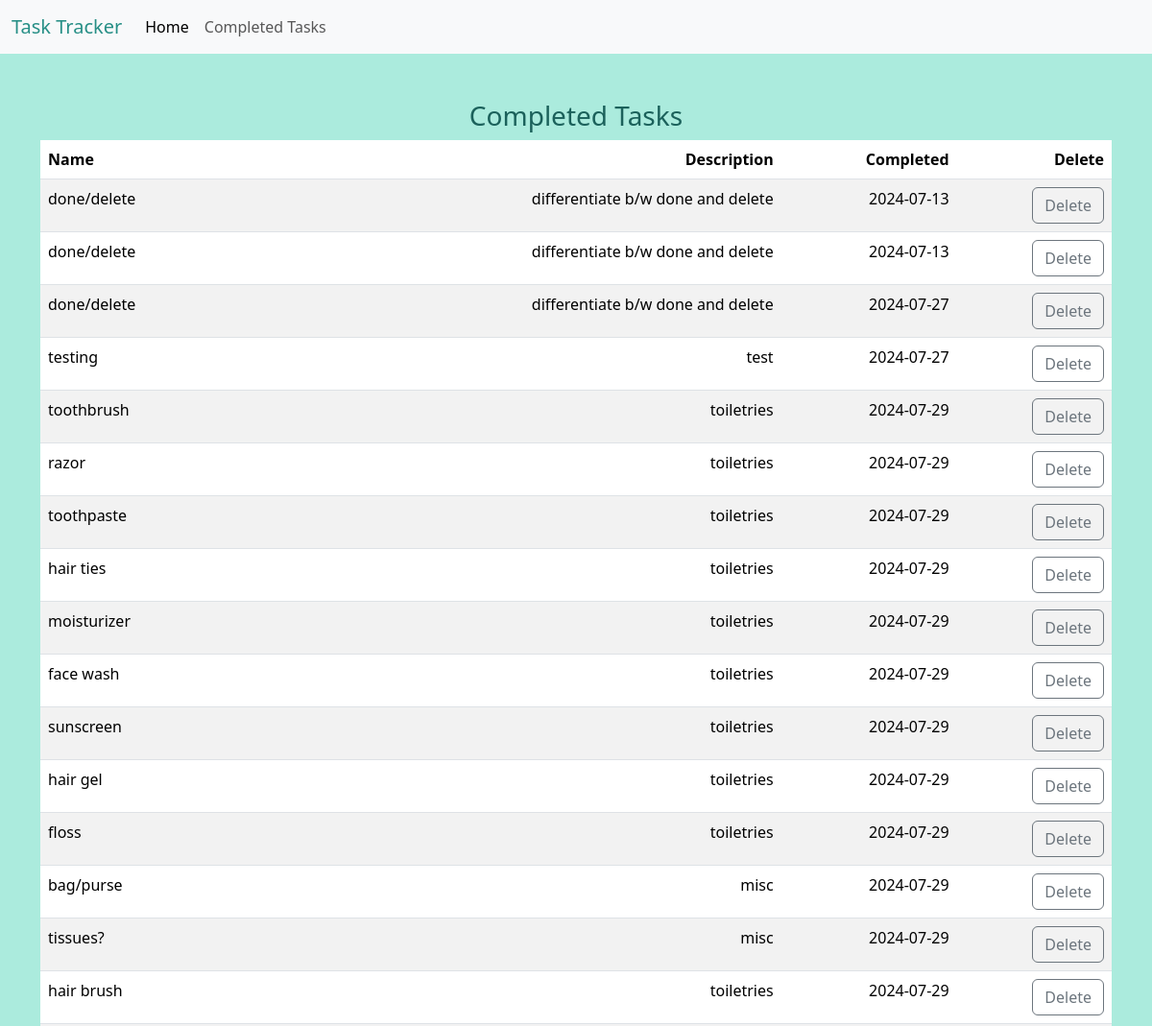
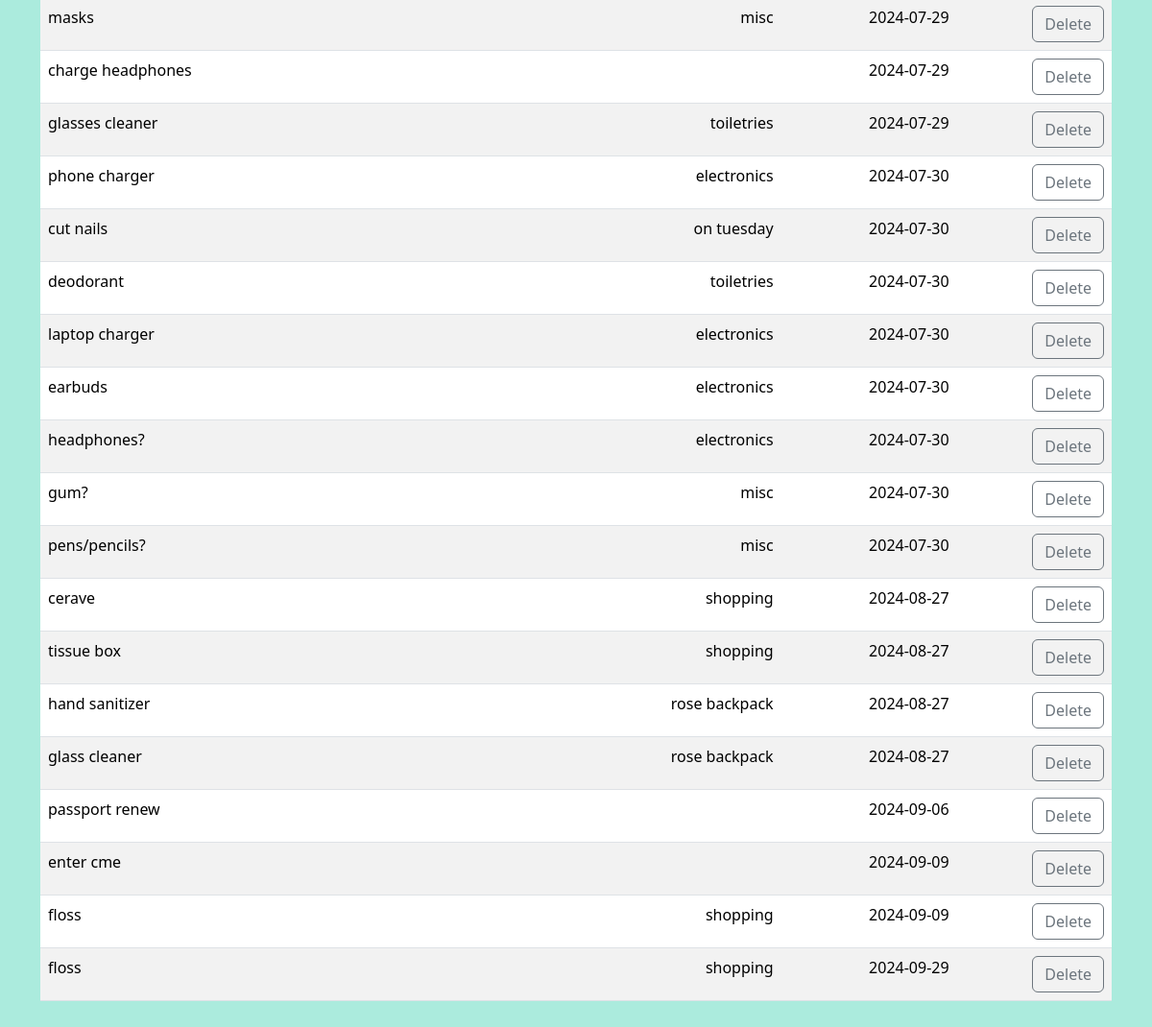
The app's page /history with its own data (2 pictures, top to bottom).
### tables this page shows
CREATE TABLE history (
id INTEGER PRIMARY KEY AUTOINCREMENT NOT NULL,
name TEXT,
description TEXT,
time TIMESTAMP DEFAULT CURRENT_TIMESTAMP
);

### app.py (the view)
@app.route("/history")
def history():
    history = db.execute("SELECT * FROM history ORDER BY time ASC")
    return render_template("history.html", history=history)

### templates/history.html (shortened to what this page needs)
{% extends "layout.html" %}
{% block main %}
<h3> Completed Tasks </h3>
    <table class="table table-striped">
        <thead>
            <tr>
                <th class="text-start">Name</th>
                <th class="text-end">Description</th>
                <th class="text-end">Completed</th>
                <th class="text-end">Delete</th>
            </tr>
        </thead>
        <tbody>
            {% for task in history %}
            <tr>
                <td class="text-start">
                    {{ task.1 }}
                </td>
                <td class="text-end">
                    {{ task.2 }}
                </td>
                <td class="text-end">
                    {{ task.3 }}
                </td>
                <td class="text-end">
                    <form action="/deleteHistory" method="post">
                        <button class="btn btn-outline-secondary" type="submit">Delete</button>
                    </form>
                </td>
            </tr>
            {% endfor %}
        </tbody>
    </table>
{% endblock %}

### templates/layout.html (shortened to what this page needs)
<!DOCTYPE html>
<html lang="en">
    <head>
        <link href="https://cdn.jsdelivr.net/npm/bootstrap@5.3.3/dist/css/bootstrap.min.css" rel="stylesheet">
        <link href="/static/styles.css" rel="stylesheet">
    </head>
    <body>
        <nav class="navbar navbar-expand-lg bg-light">
            <div class="container-fluid">
                <a class="navbar-brand" href="#">Task Tracker</a>
                  <div class="collapse navbar-collapse" id="navbarSupportedContent">
                    <ul class="navbar-nav me-auto mb-2 mb-lg-0">
                        <li class="nav-item">
                          <a class="nav-link active" aria-current="page" href="/">Home</a>
                        </li>
                        <li class="nav-item">
                            <a class="nav-link" href="/history">Completed Tasks</a>
                        </li>
                    </ul>
                </div>
            </div>
        </nav>
        <main class="container py-5 text-center">
            {% block main %}{% endblock %}
        </main>
    </body>
</html>

### static/styles.css (style rules this page uses)
body { background-color: #abebdd; color:#1b615b; }
nav .navbar-brand { color:#278f86; }

### records on screen
history: name "done/delete", description "differentiate b/w done and delete", time "2024-07-13"
history: name "done/delete", description "differentiate b/w done and delete", time "2024-07-13"
history: name "done/delete", description "differentiate b/w done and delete", time "2024-07-27"
history: name "testing", description "test", time "2024-07-27"
history: name "toothbrush", description "toiletries", time "2024-07-29"
history: name "razor", description "toiletries", time "2024-07-29"
history: name "toothpaste", description "toiletries", time "2024-07-29"
history: name "hair ties", description "toiletries", time "2024-07-29"
history: name "moisturizer", description "toiletries", time "2024-07-29"
history: name "face wash", description "toiletries", time "2024-07-29"
history: name "sunscreen", description "toiletries", time "2024-07-29"
history: name "hair gel", description "toiletries", time "2024-07-29"
history: name "floss", description "toiletries", time "2024-07-29"
history: name "bag/purse", description "misc", time "2024-07-29"
history: name "tissues?", description "misc", time "2024-07-29"
history: name "hair brush", description "toiletries", time "2024-07-29"
history: name "masks", description "misc", time "2024-07-29"
history: name "charge headphones", time "2024-07-29"
history: name "glasses cleaner", description "toiletries", time "2024-07-29"
history: name "phone charger", description "electronics", time "2024-07-30"
history: name "cut nails", description "on tuesday", time "2024-07-30"
history: name "deodorant", description "toiletries", time "2024-07-30"
history: name "laptop charger", description "electronics", time "2024-07-30"
history: name "earbuds", description "electronics", time "2024-07-30"
history: name "headphones?", description "electronics", time "2024-07-30"
history: name "gum?", description "misc", time "2024-07-30"
history: name "pens/pencils?", description "misc", time "2024-07-30"
history: name "cerave", description "shopping", time "2024-08-27"
history: name "tissue box", description "shopping", time "2024-08-27"
history: name "hand sanitizer", description "rose backpack", time "2024-08-27"
history: name "glass cleaner", description "rose backpack", time "2024-08-27"
history: name "passport renew", time "2024-09-06"
history: name "enter cme", time "2024-09-09"
history: name "floss", description "shopping", time "2024-09-09"
history: name "floss", description "shopping", time "2024-09-29"
